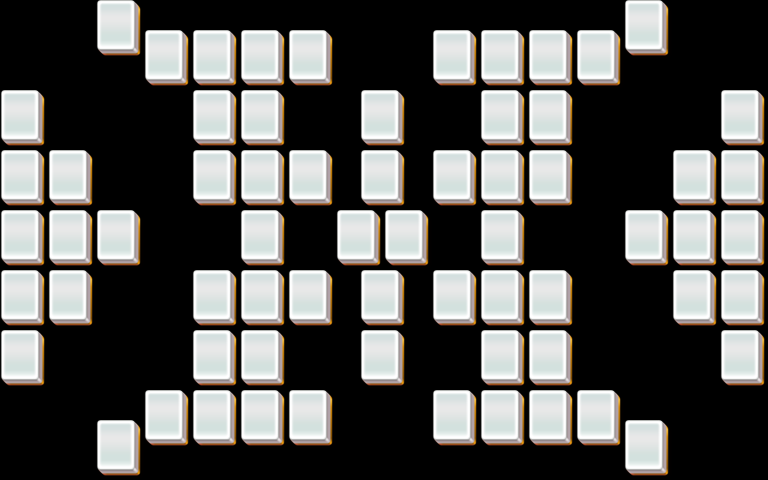

Below is a game level as drawn by its tile map, then a one-line description and the .tmx that defines it (tile-layer data replaced by summaries):
An orthogonal 32x16 tile map with 24x30 px tiles, 5 tile layers (layer1, layer2, layer3, layer4, ...).

<map version="1.0" orientation="orthogonal" width="32" height="16" tilewidth="24" tileheight="30">
 <properties>
  <property name="species" value="20" />
 </properties>
 <tileset firstgid="1" name="mahjong" tilewidth="48" tileheight="60">
  <image source="mahjong.png" width="48" height="60" />
 </tileset>
 <layer name="layer1" width="32" height="16">
  <data>[512 cells, 66 non-empty, 1 distinct tile ids]</data>
 </layer>
 <layer name="layer2" width="32" height="16">
  <data>[512 cells, 66 non-empty, 1 distinct tile ids]</data>
 </layer>
 <layer name="layer3" width="32" height="16">
  <data>[512 cells, 0 non-empty, 0 distinct tile ids]</data>
 </layer>
 <layer name="layer4" width="32" height="16">
  <data>[512 cells, 0 non-empty, 0 distinct tile ids]</data>
 </layer>
 <layer name="layer5" width="32" height="16">
  <data>[512 cells, 0 non-empty, 0 distinct tile ids]</data>
 </layer>
</map>
